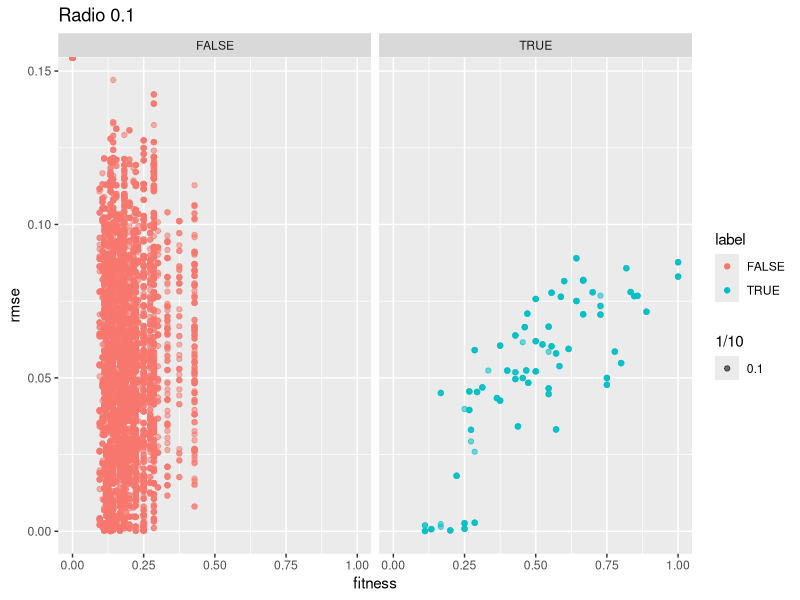
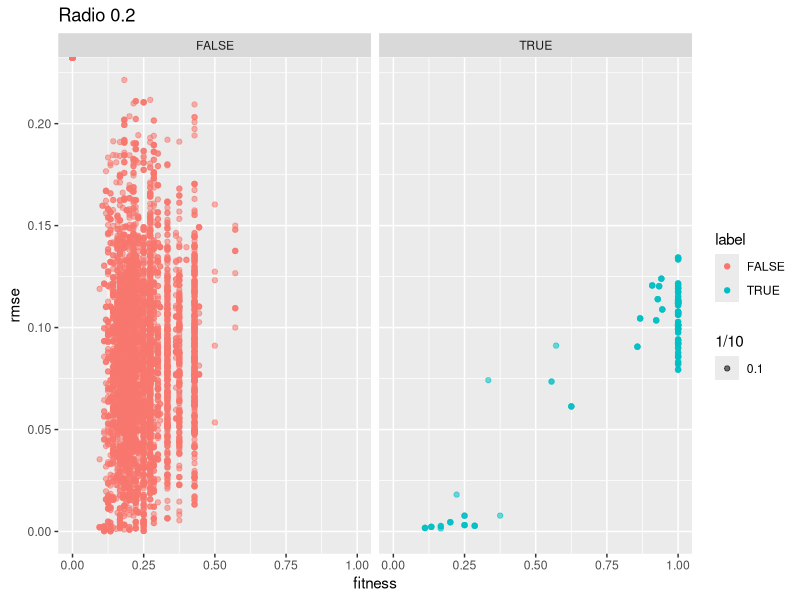
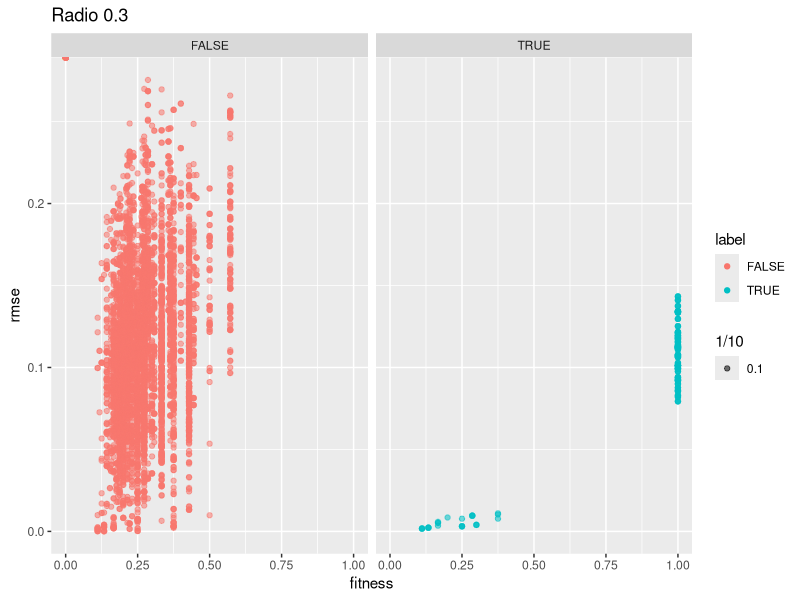
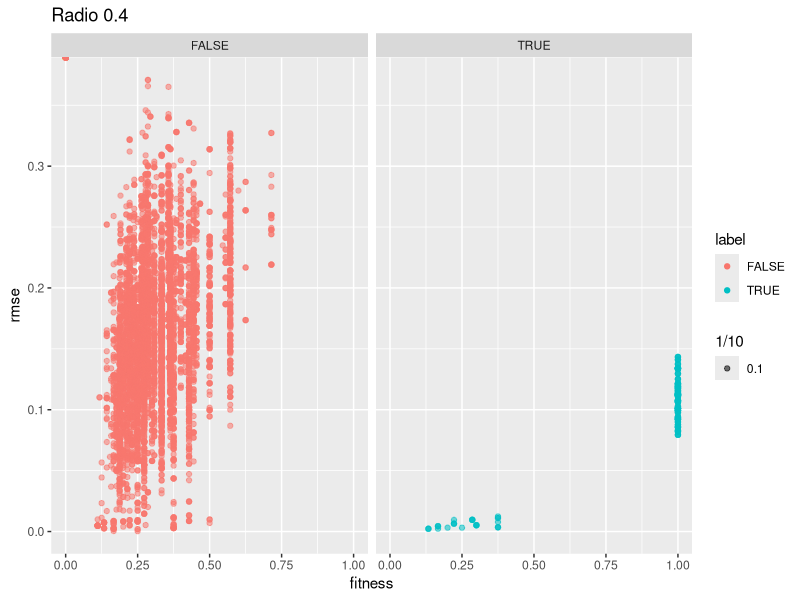
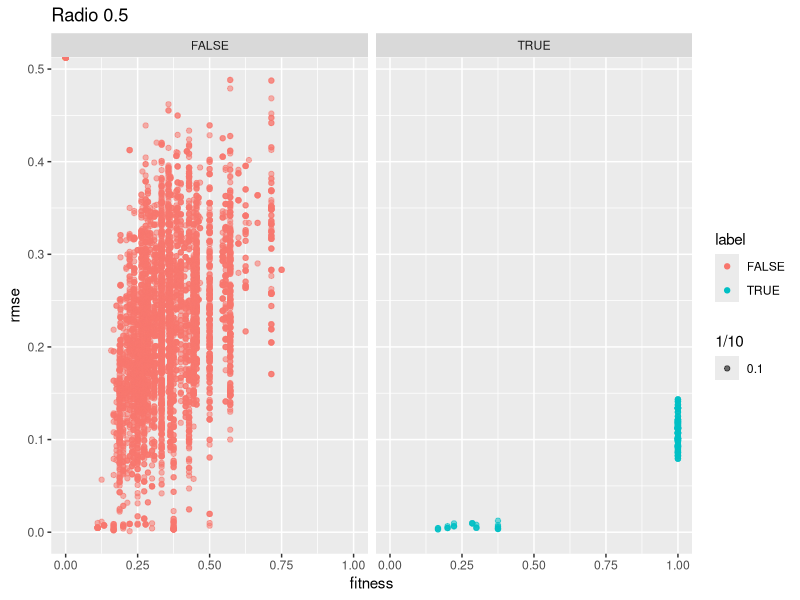
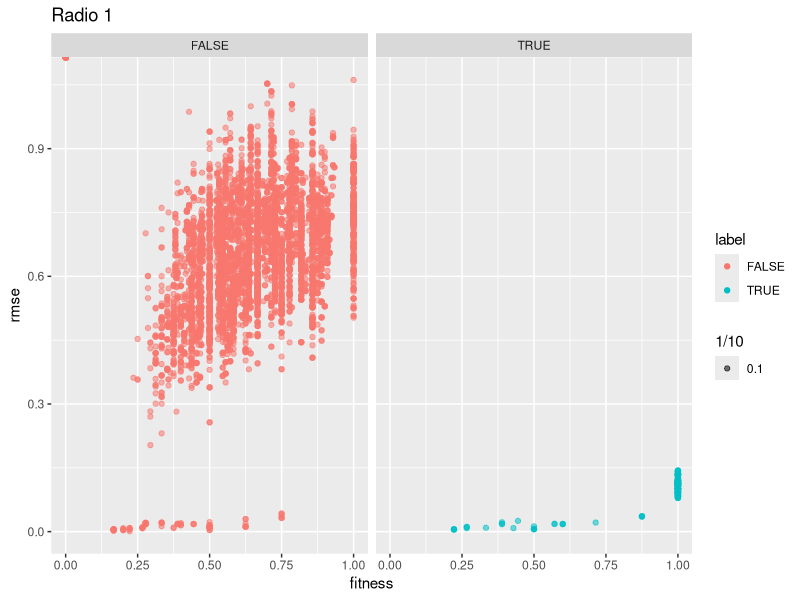

The R script that drew these images, in order:
## ---- chunk 1
library(tidyverse)
df1 = bind_rows(read_csv("nubes_completas_conruido0.1.csv"),
                read_csv("nubes_completas_conruido0.2.csv"),
                read_csv("nubes_completas_conruido0.3.csv"),
                read_csv("nubes_completas_conruido0.4.csv"),
                read_csv("nubes_completas_conruido0.5.csv"),
                read_csv("nubes_completas_conruido1.csv")) %>% unique()
## ---- chunk 2
df2 <- df1 %>% mutate(label = nube1 == nube2) %>% mutate(fitness = matcheos/tamaño_nube1 )
for (r in df2$radio %>% unique()){
  plot(ggplot(data = df2 %>% filter(radio == r)) + geom_point(aes(x=fitness,y=rmse,col=label,alpha = 1/10)) + facet_wrap(~label) + ggtitle( paste("Radio",r)))
} 

## ---- chunk 3
df3 <- df2 %>% mutate(prediction = fitness>0.8 & rmse <0.2) %>% group_by(radio) %>% summarise(
  TP = sum(label==TRUE & prediction==TRUE),
  TN = sum(label==FALSE & prediction==FALSE),
  FP = sum(label==FALSE & prediction==TRUE),
  FN = sum(label==TRUE & prediction==FALSE),
  precission = TP/(TP+FP), recall = TP/(TP+FN))
df3
## ---- chunk 4
df4 <- df2 %>% mutate(prediction = fitness>0.8 & rmse <0.2) %>% group_by(giros) %>% summarise(
  TP = sum(label==TRUE & prediction==TRUE),
  TN = sum(label==FALSE & prediction==FALSE),
  FP = sum(label==FALSE & prediction==TRUE),
  FN = sum(label==TRUE & prediction==FALSE),
  precission = TP/(TP+FP), recall = TP/(TP+FN))
df4
